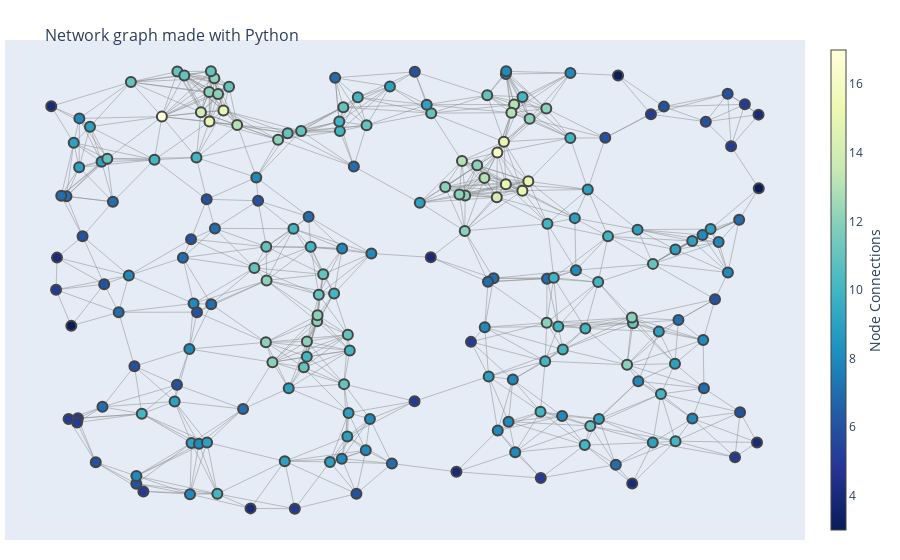

Notebook code cell kept with this figure:
### Code cell
# Color Node Points
# Color node points by the number of connections.

# Another option would be to size points by the number of connections i.e. node_trace.marker.size = node_adjacencies

node_adjacencies = []
node_text = []
for node, adjacencies in enumerate(G.adjacency()):
    node_adjacencies.append(len(adjacencies[1]))
    node_text.append('# of connections: '+str(len(adjacencies[1])))

node_trace.marker.color = node_adjacencies
# node_trace.text = node_text
# Create Network Graph
fig = go.Figure(data=[edge_trace, node_trace],
             layout=go.Layout(
                title='<br>Network graph made with Python',
                titlefont_size=16,
                showlegend=False,
                hovermode='closest',
                margin=dict(b=20,l=5,r=5,t=40),
                xaxis=dict(showgrid=False, zeroline=False, showticklabels=False),
                yaxis=dict(showgrid=False, zeroline=False, showticklabels=False))
                )
fig.show()

### Figure 1 — Plotly figure (JSON) as saved in the notebook; plotly's stock layout.template omitted (floating-point values rounded to 4 significant figures; data arrays with more than 128 entries replaced by an {"elided": "..."} marker saying what was removed)
{"data": [{"hoverinfo": "none", "line": {"color": "#888", "width": 0.5}, "mode": "lines", "type": "scatter", "x": {"elided": "2667 float values"}, "y": {"elided": "2667 float values"}}, {"hoverinfo": "text", "marker": {"color": {"elided": "200 int values"}, "colorbar": {"thickness": 15, "title": {"side": "right", "text": "Node Connections"}, "xanchor": "left"}, "colorscale": [[0, "rgb(255,255,217)"], [0.125, "rgb(237,248,177)"], [0.25, "rgb(199,233,180)"], [0.375, "rgb(127,205,187)"], [0.5, "rgb(65,182,196)"], [0.625, "rgb(29,145,192)"], [0.75, "rgb(34,94,168)"], [0.875, "rgb(37,52,148)"], [1, "rgb(8,29,88)"]], "line": {"width": 2}, "reversescale": true, "showscale": true, "size": 10}, "mode": "markers", "type": "scatter", "x": {"elided": "200 float values"}, "y": {"elided": "200 float values"}}], "layout": {"hovermode": "closest", "margin": {"b": 20, "l": 5, "r": 5, "t": 40}, "showlegend": false, "title": {"font": {"size": 16}, "text": "<br>Network graph made with Python"}, "xaxis": {"showgrid": false, "showticklabels": false, "zeroline": false}, "yaxis": {"showgrid": false, "showticklabels": false, "zeroline": false}}}
